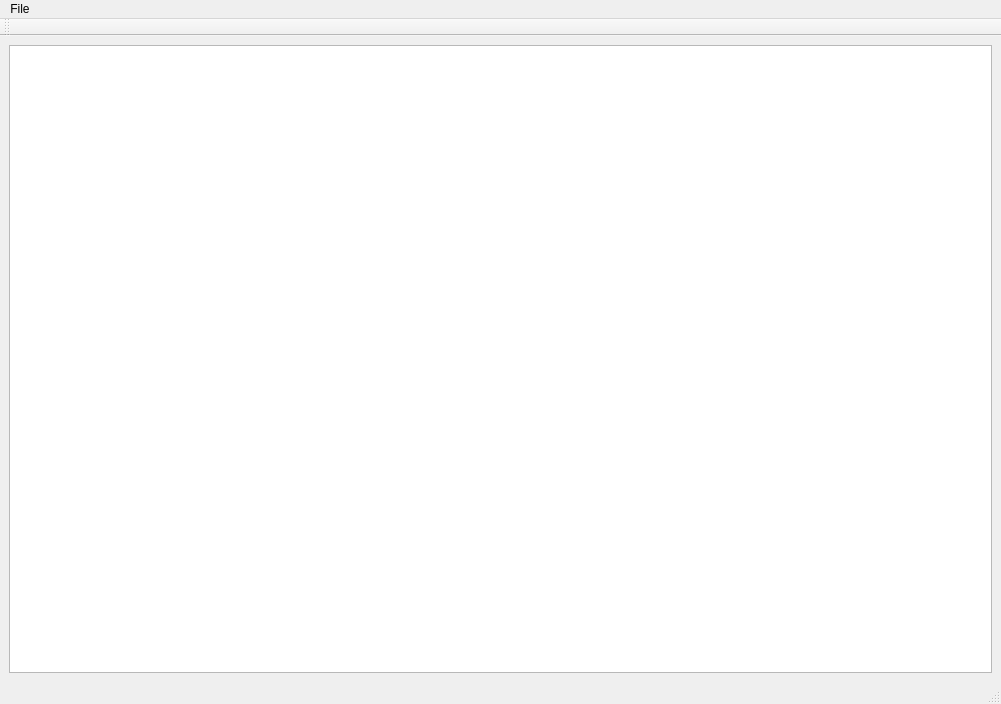
<?xml version="1.0" encoding="UTF-8"?>
<ui version="4.0">
 <class>Example</class>
 <widget class="QMainWindow" name="Example">
  <property name="geometry">
   <rect>
    <x>0</x>
    <y>0</y>
    <width>1001</width>
    <height>704</height>
   </rect>
  </property>
  <property name="windowTitle">
   <string>Node</string>
  </property>
  <widget class="QWidget" name="centralWidget">
   <layout class="QGridLayout" name="gridLayout_2">
    <item row="0" column="0">
     <layout class="QGridLayout" name="gridLayout">
      <item row="0" column="0">
       <widget class="piper::View" name="view">
        <property name="renderHints">
         <set>QPainter::Antialiasing|QPainter::HighQualityAntialiasing|QPainter::NonCosmeticDefaultPen|QPainter::SmoothPixmapTransform|QPainter::TextAntialiasing</set>
        </property>
       </widget>
      </item>
     </layout>
    </item>
   </layout>
  </widget>
  <widget class="QMenuBar" name="menuBar">
   <property name="geometry">
    <rect>
     <x>0</x>
     <y>0</y>
     <width>1001</width>
     <height>30</height>
    </rect>
   </property>
   <widget class="QMenu" name="menuFile">
    <property name="title">
     <string>File</string>
    </property>
   </widget>
   <addaction name="menuFile"/>
  </widget>
  <widget class="QToolBar" name="mainToolBar">
   <attribute name="toolBarArea">
    <enum>TopToolBarArea</enum>
   </attribute>
   <attribute name="toolBarBreak">
    <bool>false</bool>
   </attribute>
  </widget>
  <widget class="QStatusBar" name="statusBar"/>
 </widget>
 <customwidgets>
  <customwidget>
   <class>piper::View</class>
   <extends>QGraphicsView</extends>
   <header>View.h</header>
  </customwidget>
 </customwidgets>
 <resources/>
 <connections/>
</ui>
